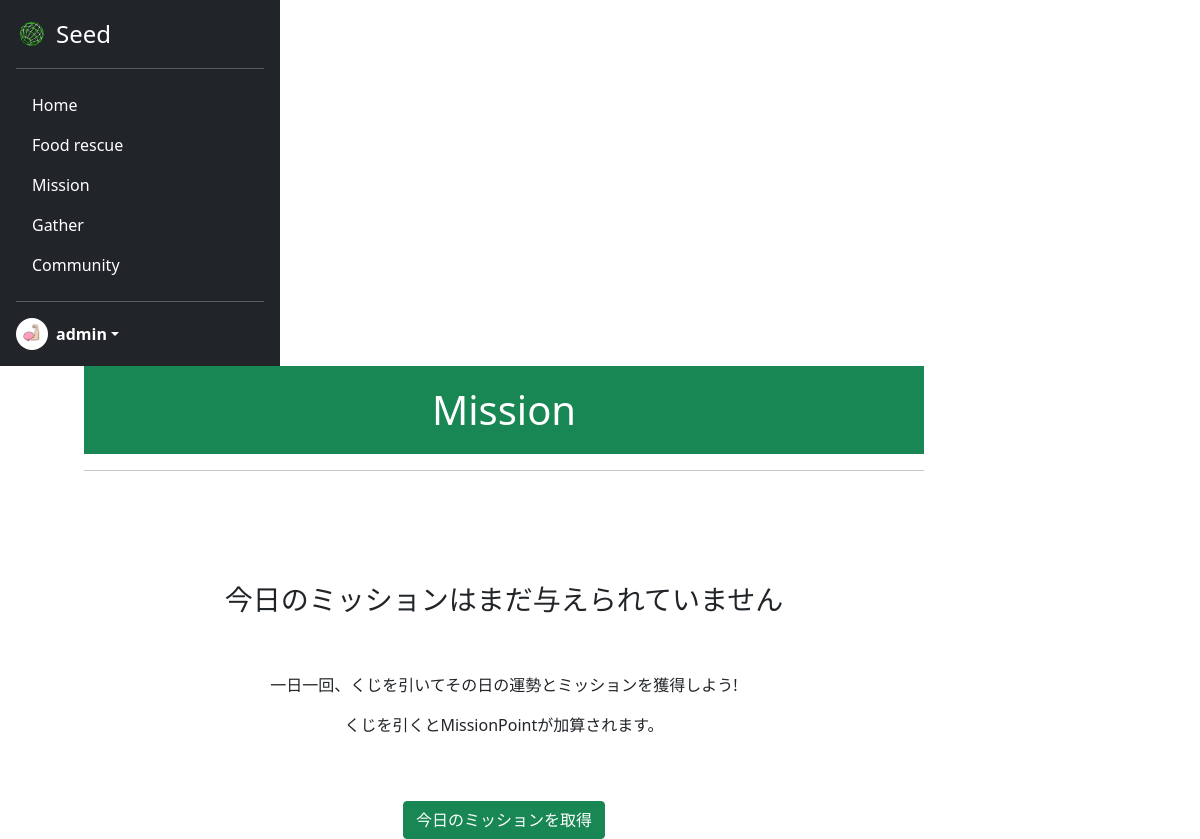
Page /mission/ (signed in) on the earlier database version.
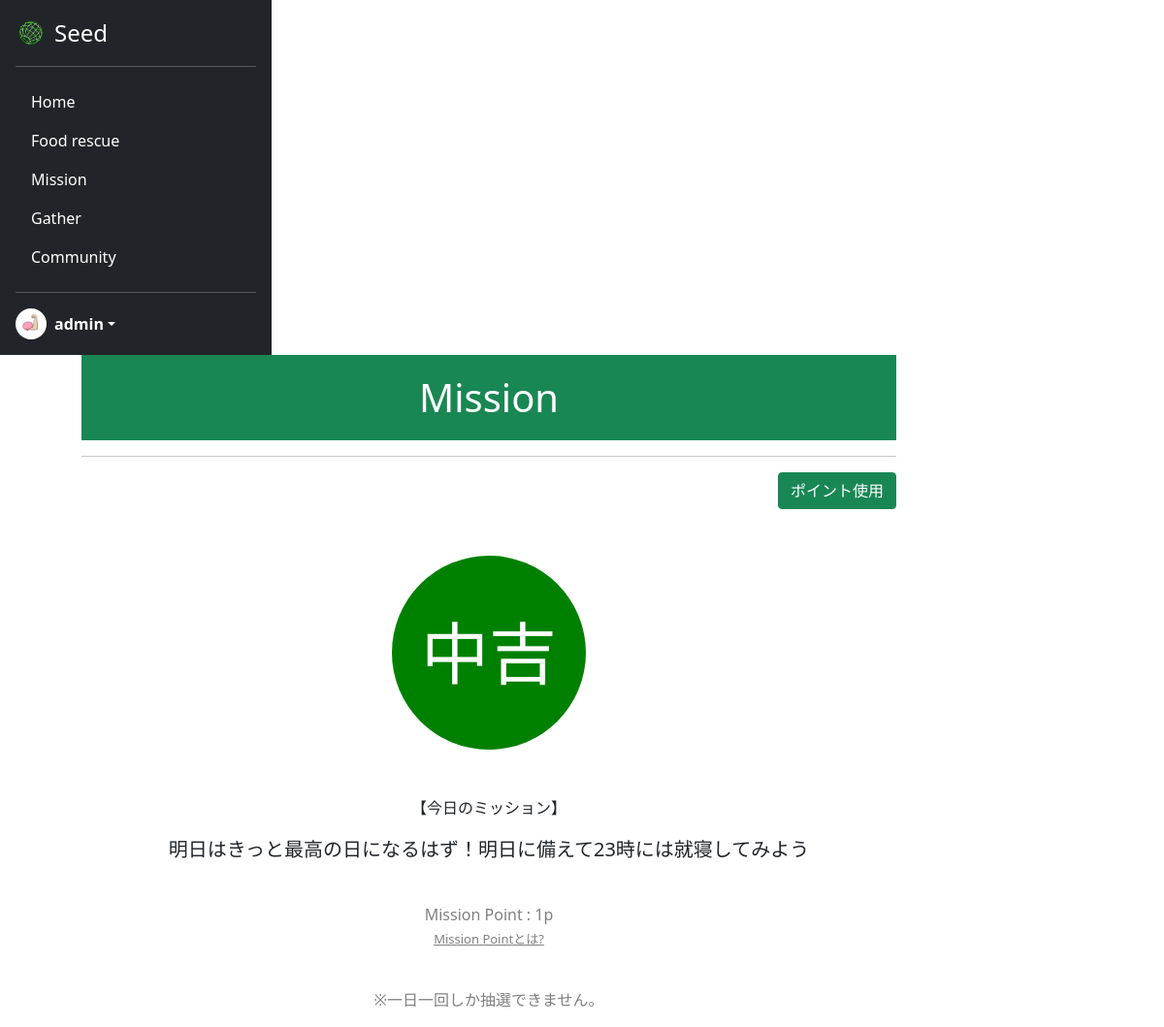
Same page on the later database version.
### acount/models.py (models this page shows)
class CustomUser(AbstractUser):
    is_general = models.BooleanField(null=True ,default=True)
    is_active = models.BooleanField(null=True ,default=False)
    mission_point = models.IntegerField(null=False ,default=0)
    profile_pic = models.ImageField(null=False, upload_to='profile_pics')
    address = models.CharField(null=True, max_length=100, blank=True)

### seed/models.py (models this page shows)
class MissionDetail(models.Model):
    user = models.ForeignKey(CustomUser, verbose_name="ユーザー", on_delete=models.CASCADE)
    mission = models.ForeignKey(Mission, verbose_name="ミッション", on_delete=models.CASCADE)
    draw_time = models.DateTimeField(verbose_name="抽選日時")

class Mission(models.Model):
    rank = models.TextField(verbose_name="ランク", max_length=5)
    mission = models.TextField(verbose_name="ミッション", max_length=100)

### seed/views.py (the view)
# urls.py: path('mission/', views.MissionView.as_view(), name='mission'),
class MissionView(TemplateView):
    mission_detail_model = MissionDetail()
    template_name = 'mission.html'
    def get_context_data(self, **kwargs):
        if self.request.user.is_authenticated:
            context = super().get_context_data(**kwargs)
            mission_detail = MissionDetail.objects.filter(user=self.request.user, draw_time=datetime.date.today()).order_by('-draw_time')
            if mission_detail:
                if mission_detail[0].draw_time == datetime.date.today():
                    context['draw_flg'] = True
                context['data'] = mission_detail[0]
            return context
        else:
            return super().get_context_data(**kwargs)

### seed/templates/mission.html (shortened to what this page needs)
{% extends 'mypagebase.html' %}
{% load static %}
{% block content %}
<div class="text-center">
    {% if request.user.is_general %}
        <h1 class="title" style="background-color: #198754; color:white">Mission</h1>
        <hr>
    {% if data %}
        <div class="text-end">
            <a href="{% url 'seed:download_mission_qr' %}" class="btn btn-success">ポイント使用</a>
        </div>
        <br>
        <br>
        <div class="circle">
            <h1>{{data.mission.rank}}</h1>
        </div>
        <br>
        <br>
        <p>【今日のミッション】</p>
        <p style="font-size:20px;">{{data.mission.mission}}</p>
        <br>
        <p style="color:gray;">Mission Point :      {{request.user.mission_point}}p<br>
            <a href="{% url 'seed:pointexplanetion' %}" style="color:gray; font-size:13px;">Mission Pointとは?</a>
        </p>
        <br>
        <p style="color:gray;">※一日一回しか抽選できません。</p>
    {% else %}
        <br>
        <br>
        <br>
        <br>
        <h3>今日のミッションはまだ与えられていません</h3>
        <br>
        <br>
        <p>一日一回、くじを引いてその日の運勢とミッションを獲得しよう!</p>
        <p>くじを引くとMissionPointが加算されます。</p>
        <br>
        <br>
        <a href="{% url 'seed:draw' %}" class="btn btn-success">今日のミッションを取得</a>
    {% endif %}
    {% else %}
        <h1>一般ユーザ専用機能です</h1>
        <a href="{% url 'seed:mypage' %}" class="btn btn-primary">マイページへ</a>
    {% endif %}
</div>
{% endblock %}

### seed/templates/mypagebase.html (shortened to what this page needs)
{% load static %}
<!DOCTYPE html>
<html lang="ja">
<head>
    <link href="https://cdn.jsdelivr.net/npm/bootstrap@5.0.2/dist/css/bootstrap.min.css" rel="stylesheet"
>
    <link rel="stylesheet" type="text/css" href="{% static 'css/style.css' %}">
</head>
<body class="mypage">
    {% if user.is_authenticated %}
    <main style="height:100vh;">
        <div style="display: flex; flex-wrap: wrap; height:100%;">
            <div>
                <div class="d-flex flex-column p-3 text-white bg-dark h-100" style="width: 280px; height:100%;">
                    <a href="{% url 'seed:mypage' %}"
                        class="d-flex align-items-center mb-3 mb-md-0 me-md-auto text-white text-decoration-none">
                        <img class="bi me-2" src="{% static 'assets/img/top/icon.png' %}" style="height:32px">
                        <span class="fs-4">Seed</span>
                    </a>
                    <hr>
                    <ul class="nav nav-pills flex-column mb-auto">
                        <li class="nav-item my-nav">
                            <a href="{% url 'seed:mypage' %}" class="nav-link text-white" aria-current="page">
                                Home
                            </a>
                        </li>
                        <li class="nav-item my-nav">
                            <a href="{% url 'seed:food_rescue' %}" class="nav-link text-white">
                                Food rescue
                            </a>
                        </li>
                        {% if user.is_general %}
                        <li class="nav-item my-nav">
                            <a href="{% url 'seed:mission' %}" class="nav-link text-white">
                                Mission
                            </a>
                        </li>
                        {% endif %}
                        <li class="nav-item my-nav">
                            <a href="{% url 'seed:gather' %}" class="nav-link text-white">
                                Gather
                            </a>
                        </li>
                        <li class="nav-item my-nav">
                            <a href="{% url 'seed:community' %}" class="nav-link text-white">
                                Community
                            </a>
                        </li>
                    </ul>
                    <hr>
                    <div class="dropdown">
                        <a href="#" class="d-flex align-items-center text-white text-decoration-none dropdown-toggle"
                            id="dropdownUser1" data-bs-toggle="dropdown" aria-expanded="false">
                            <img src="{{ user.profile_pic.url }}" alt="" width="32" height="32"
                                class="rounded-circle me-2">
                            <strong>{{ user.username }}</strong>
                        </a>
                    </div>
                </div>
            </div>
            <div style="width:70%; margin-left: 7%;">
                {% block content %}
                {% endblock %}
            </div>
        </div>
    </main>
    {% endif %}
</body>
</html>

Differences in the rows shown:
changed CustomUser "admin": user.mission_point (not shown) → "1"
added MissionDetail: mission.rank "中吉", mission.mission "明日はきっと最高の日になるはず！明日に備えて23時には就寝してみよう"
Other differences:
text no longer shown: "今日のミッションはまだ与えられていません 一日一回、くじを引いてその日の運勢とミッションを獲得しよう! くじを引くとMissionPointが加算されます。 今日のミッションを取得"
text now shown: "ポイント使用 【今日のミッション】 Mission Point : p Mission Pointとは? ※一日一回しか抽選できません。"
